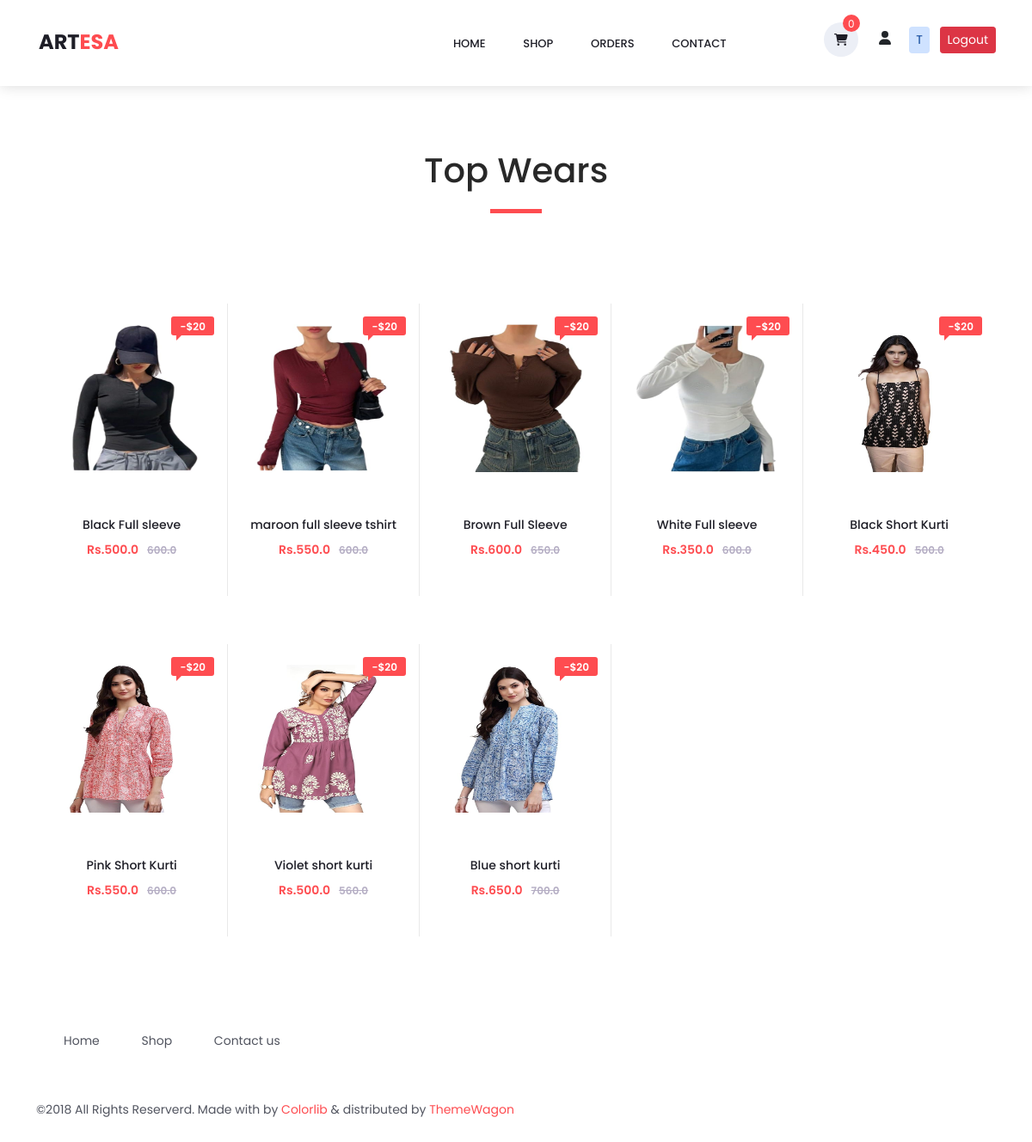
Screenshot of /topwears/ (signed in) with the database file from the repository.
### app/models.py (models this page shows, shortened)
class Product(models.Model):
    title=models.CharField(max_length=100)
    selling_price=models.FloatField()
    discounted_price=models.FloatField()
    description=models.TextField()
    brand=models.CharField(max_length=100)
    category=models.CharField(choices=CATEGORY_CHOICES,max_length=2)
    product_image=models.ImageField(upload_to='productimg')

### app/views.py (the view)
# urls.py: path('topwears/', views.topwears, name='topwears'),
@login_required
def topwears(request):
    tp="bg-danger text-light p-2 card"
    topwears=Product.objects.filter(category='TW')
    category_classes = {
            'TW': 'topwears',
        }
    return render(request,'app/topwears.html',{'tp':tp,'category_classes':category_classes,'topwears':topwears})

### app/context_processors.py (called while the page is built)
def cart_item_count(request):
    if request.user.is_authenticated:
        return {'cart_count': sum(item.quantity for item in Cart.objects.filter(user=request.user))}
    return {'cart_count': 0}

### app/templates/app/topwears.html (shortened to what this page needs)
{% extends 'app/base.html' %}
{% load static %}
{% block main-content %}
<div class="container">
			<div class="row">
				<div class="col text-center">
					<div class="section_title new_arrivals_title">
						<h2>Top Wears</h2>
					</div>
				</div>
			</div>
			<div class="row align-items-center">
				<div class="col text-center">
				</div>
			</div>
			<div class="row">
				<div class="col">
					<div class="product-grid" data-isotope='{ "itemSelector": ".product-item", "layoutMode": "fitRows" }'>
						{% for al in topwears %}
						<a href="{% url "product-detail" al.id %}">
						<div class="product-item  mb-3">
							<div class="product discount product_filter ">
								<div class="product_image">
									<img src="{{al.product_image.url}}" style="height:220px;" class='p-4' alt="">
								</div>
								<div class="product_bubble product_bubble_right product_bubble_red d-flex flex-column align-items-center"><span>-$20</span></div>
								<div class="product_info">
									<h6 class="product_name"><a href="single.html">{{al.title}}</a></h6>
									<div class="product_price">Rs.{{al.discounted_price}}<span>{{al.selling_price}}</span></div>
								</div>
							</div>
							<div class="red_button add_to_cart_button">View Detail</a></div>
						</div>
						{% endfor %}
	</div>{% endblock main-content %}

### app/templates/app/base.html (shortened to what this page needs)
<!DOCTYPE html>
{% load static %}
<html lang="en">
<head>
<link href='https://cdn.boxicons.com/3.0.6/fonts/basic/boxicons.min.css' rel='stylesheet'>
<link rel="stylesheet" href="https://cdn.jsdelivr.net/npm/bootstrap@5.0.2/dist/css/bootstrap.min.css">
<link href="{% static 'app/plugins/font-awesome-4.7.0/css/font-awesome.min.css' %}" rel="stylesheet">
<link rel="stylesheet" href="{% static 'app/plugins/OwlCarousel2-2.2.1/owl.carousel.css' %}">
<link rel="stylesheet" href="{% static 'app/plugins/OwlCarousel2-2.2.1/owl.theme.default.css' %}">
<link rel="stylesheet" href="{% static 'app/styles/main_styles.css' %}">
<link rel="stylesheet" href="{% static 'app/styles/responsive.css' %}">
<link rel="stylesheet" href="{% static 'app/css/style.css' %}">
<link rel="stylesheet" href="https://cdnjs.cloudflare.com/ajax/libs/font-awesome/6.5.0/css/all.min.css">
<link href='https://cdn.boxicons.com/3.0.6/fonts/brands/boxicons-brands.min.css' rel='stylesheet'>
</head>
<body class="{% block body_class %}{% endblock body_class %}">
<div class="super_container">
{% include "app/navbar.html" %}
{% block main-content %}{% endblock main-content %}
{% include "app/footer.html" %}
</body>
</html>

### app/templates/app/navbar.html (shortened to what this page needs)
<header class="header trans_300">
		<div class="main_nav_container">
			<div class="container">
				<div class="row">
					<div class="col-lg-12 text-right">
						<div class="logo_container">
							<a href="{% url "home" %}">Art<span>esa</span></a>
						</div>
						<nav class="navbar">
							<ul class="navbar_menu">
								<li><a class='{{hm}}' href="{% url "home" %}">home</a></li>
								<li><a class='{{sp}}' href="{% url "shop" %}">shop</a></li>
								<li><a class='{{od}}' href="{% url "orders" %}">Orders</a></li>
								<li><a class='{{ct}}' href="{% url "contact" %}">contact</a></li>
							</ul>
							<ul class="navbar_user mt-3" >
								<li class="checkout">
									<a href="{% url "showcart" %}" class='ms-4 mb-4' >
										<i class="fa fa-shopping-cart" aria-hidden="true"></i>
										<span id="cartCount" class="checkout_items">{{ cart_count }}</span>
									</a>
								</li>
									<div class="dropdown d-inline">
									<button class="btn mb-2 ms-2 me-2" type="button" id="dropdownMenuButton" data-toggle="dropdown" aria-haspopup="true" aria-expanded="false">
										<i class="fa fa-user" aria-hidden="true"></i>
									</button>
									</div>
							</ul>
								{% if request.user.is_authenticated %}
           <button class="alert alert-primary border-0 mb-2 p-1 me-2" type="submit">&nbsp{{ request.user.username|slice:":1"|capfirst }}&nbsp</button>
								<form action="{% url 'logout' %}"  method="post">
    										<button class="btn btn-sm btn-danger mb-2 ms-1" type="submit">Logout</button>
  											</form>
											{% endif %}
						</nav>
					</div>
				</div>
			</div>
		</div>
	</header>
	<div class="fs_menu_overlay"></div>

### app/templates/app/footer.html (shortened to what this page needs)
	<footer class="footer">
		<div class="container">
			<div class="row">
				<div class="col-lg-6">
					<div class="footer_nav_container d-flex flex-sm-row flex-column align-items-center justify-content-lg-start justify-content-center text-center">
						<ul class="footer_nav">
							<li><a href="{% url "home" %}">Home</a></li>
							<li><a href="{% url "shop" %}">Shop</a></li>
							<li><a href="{% url "contact" %}">Contact us</a></li>
						</ul>
					</div>
				</div>
				<div class="col-lg-6">
					<div class="footer_social d-flex flex-row align-items-center justify-content-lg-end justify-content-center">
						<ul>
							<li><a href="#"> </a></li>
							<li><a href="#">  </a></li>
							<li><a href="#"> </a></li>
						</ul>
					</div>
				</div>
			</div>
			<div class="row">
				<div class="col-lg-12">
					<div class="footer_nav_container">
						<div class="cr">©2018 All Rights Reserverd. Made with   by <a href="#">Colorlib</a> &amp; distributed by <a href="https://themewagon.com">ThemeWagon</a></div>
					</div>
				</div>
			</div>
		</div>
	</footer>

### app/templates/app/base.html (style rules this page uses)
body:not(.home-page) { padding-top: 100px !important; }

### rows the page displays
Product: product_image (picture), title "Black Full sleeve", discounted_price "500.0", selling_price "600.0"
Product: product_image (picture), title "maroon full sleeve tshirt", discounted_price "550.0", selling_price "600.0"
Product: product_image (picture), title "Brown Full Sleeve", discounted_price "600.0", selling_price "650.0"
Product: product_image (picture), title "White Full sleeve", discounted_price "350.0", selling_price "600.0"
Product: product_image (picture), title "Black Short Kurti", discounted_price "450.0", selling_price "500.0"
Product: product_image (picture), title "Pink Short Kurti", discounted_price "550.0", selling_price "600.0"
Product: product_image (picture), title "Violet short kurti", discounted_price "500.0", selling_price "560.0"
Product: product_image (picture), title "Blue short kurti", discounted_price "650.0", selling_price "700.0"

### other values shown
{{ cart_count }} "0"
{{ request.user.username|slice:":1"|capfirst }} "T"
